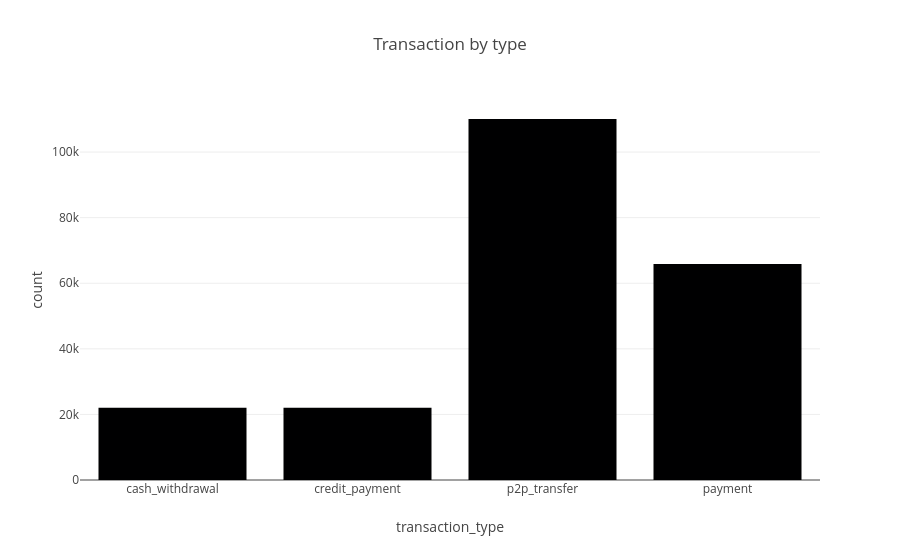

Source (notebook cell):
### Code cell
fig = px.bar(
    df_transactions.groupby('transaction_type').size().reset_index(name='count'),
    x='transaction_type',
    y='count',
    title='Transaction by type'
)

fig.show()

### Figure 1 — Plotly figure (JSON) as saved in the notebook; plotly's stock layout.template omitted (floating-point values rounded to 4 significant figures)
{"data": [{"hovertemplate": "transaction_type=%{x}<br>count=%{y}<extra></extra>", "legendgroup": "", "marker": {"color": "#000001", "pattern": {"shape": ""}}, "name": "", "orientation": "v", "showlegend": false, "textposition": "auto", "type": "bar", "x": ["cash_withdrawal", "credit_payment", "p2p_transfer", "payment"], "xaxis": "x", "y": [22005, 22068, 110088, 65839], "yaxis": "y"}], "layout": {"barmode": "relative", "legend": {"tracegroupgap": 0}, "title": {"text": "Transaction by type"}, "xaxis": {"anchor": "y", "domain": [0, 1], "title": {"text": "transaction_type"}}, "yaxis": {"anchor": "x", "domain": [0, 1], "title": {"text": "count"}}}}
